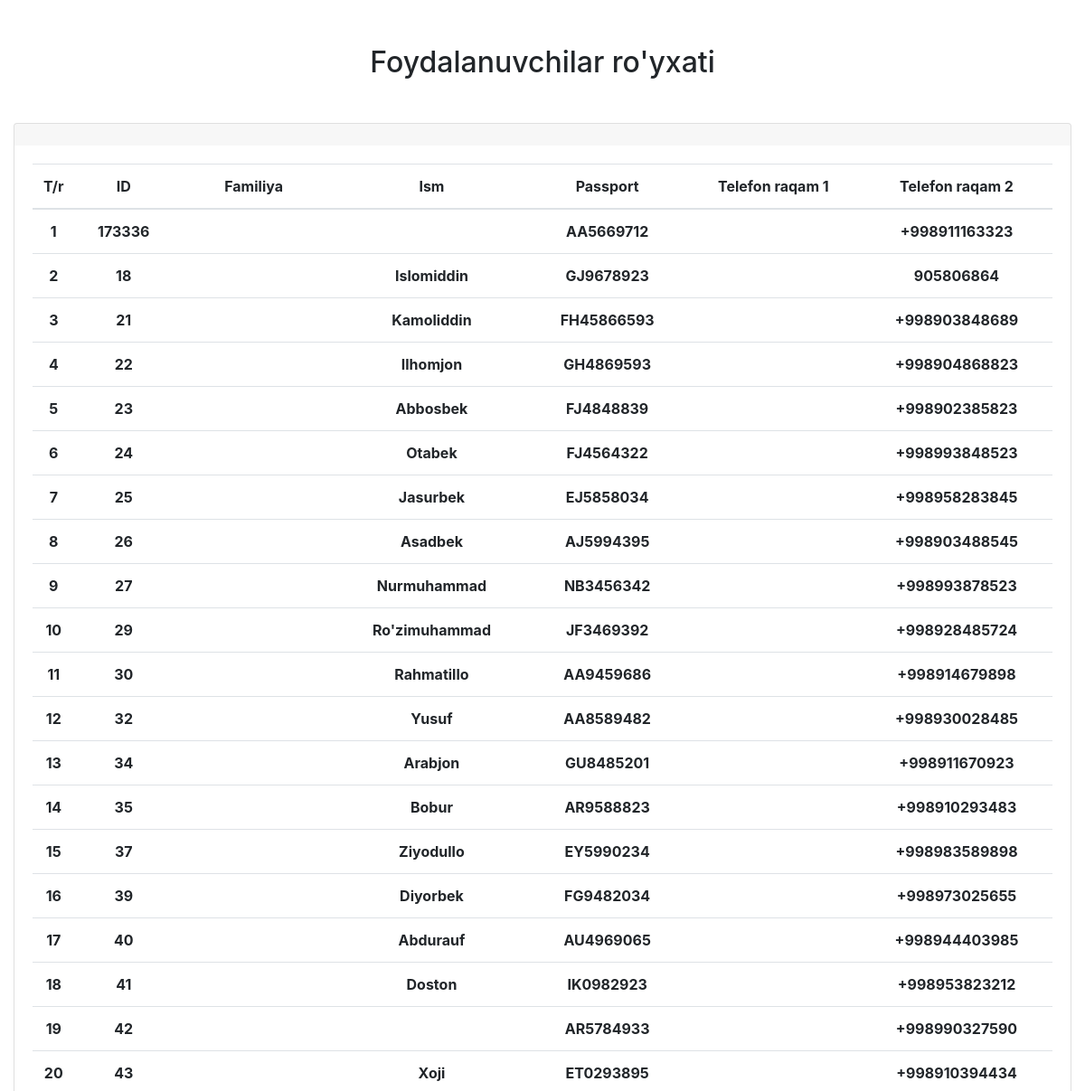
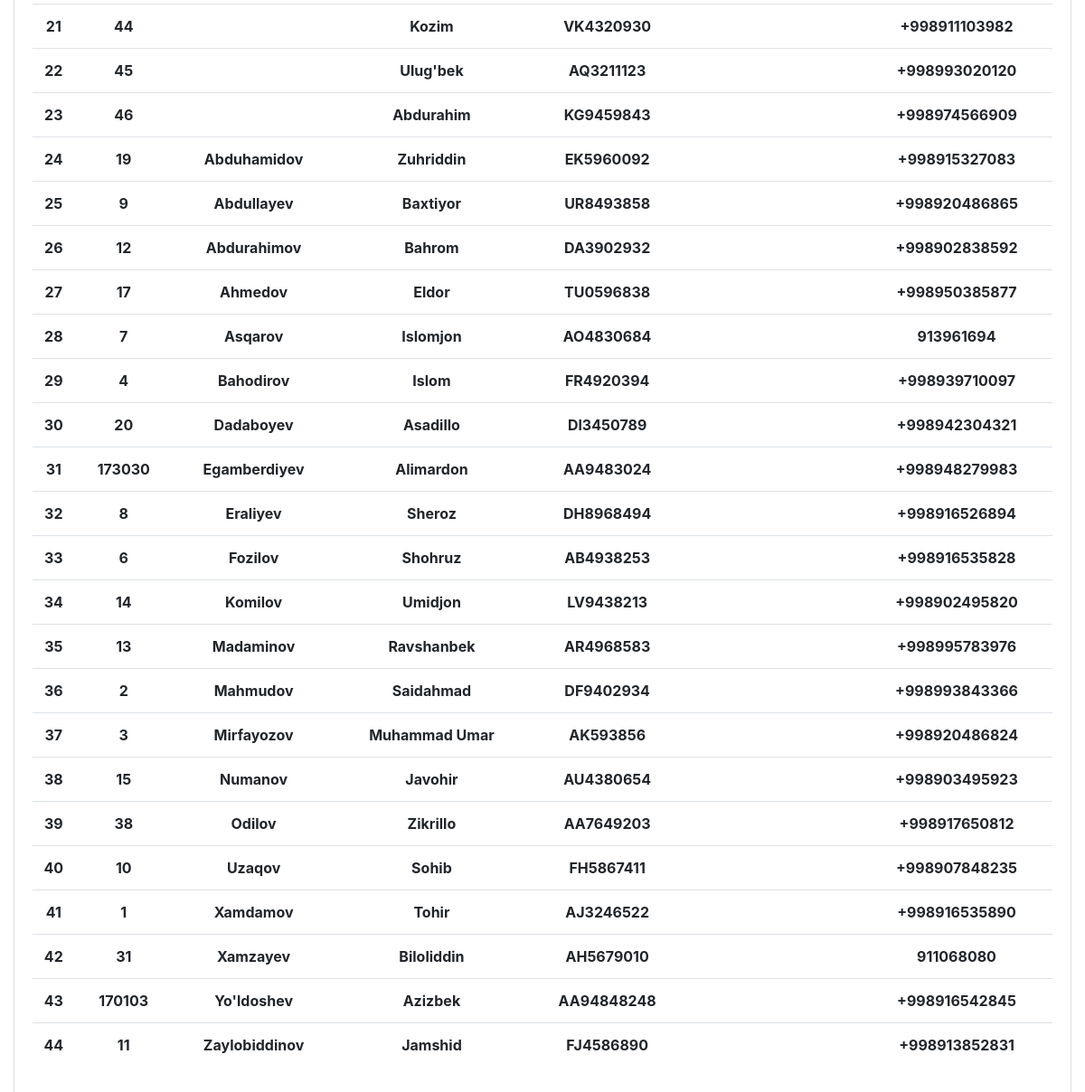
/api/users/template/, run on the app's committed database (2 pictures, top to bottom).
### users/models.py (models this page shows, shortened)
class User(AbstractUser, BaseModel):
    USER_ROLES = (
        (ORDINARY_USER, ORDINARY_USER),
        (MANAGER, MANAGER),
        (ADMIN, ADMIN),
        (EMPLOYEE, EMPLOYEE),
        (MEDIC, MEDIC),
        (BRAND_MANAGER, BRAND_MANAGER)
    )
    AUTH_TYPE_CHOICES = (
        (VIA_PHONE, VIA_PHONE),
        (VIA_EMAIL, VIA_EMAIL)
    )
    AUTH_STATUS = (
        (NEW, NEW),
        (CODE_VERIFIED, CODE_VERIFIED),
        (DONE, DONE),
        (PHOTO_DONE, PHOTO_DONE)
    )
    user_roles = models.CharField(max_length=31, choices=USER_ROLES, default=ORDINARY_USER)
    auth_type = models.CharField(max_length=31, choices=AUTH_TYPE_CHOICES)
    auth_status = models.CharField(max_length=31, choices=AUTH_STATUS, default=NEW)
    email = models.EmailField(null=True, blank=True, unique=True)
    phone_number = models.CharField(max_length=13, null=True, blank=True, unique=True)
    photo = models.ImageField(upload_to='user_photos/', null=True, blank=True,
                              validators=[FileExtensionValidator(allowed_extensions=['jpg', 'jpeg', 'png', 'heic', 'heif'])])
    user_id = models.BigIntegerField(unique=True, null=True)
    passport = models.CharField(max_length=15, unique=True, null=True)
    address = models.CharField(max_length=255, null=True)
    phoneNumTwo = models.CharField(max_length=20, null=True)
    dateOfBirth = models.DateField(null=True)
    date = models.DateTimeField(auto_created=True, auto_now_add=True)
    deleted = models.BooleanField(default=False)

### users/views.py (the view)
# urls.py: path('users/template/', UsersTemplateView.as_view()),
class UsersTemplateView(View):
    def get(self, request):
        data = {"users": User.objects.filter(deleted=False, auth_status=DONE).order_by("last_name")}
        return render(request, "users.html", data)

### templates/users.html (shortened to what this page needs)
<!DOCTYPE html>
<html lang="en">
<head>
      <link rel="stylesheet" href="https://code.ionicframework.com/ionicons/2.0.1/css/ionicons.min.css">
      <link rel="stylesheet" href="https://maxcdn.bootstrapcdn.com/bootstrap/4.5.2/css/bootstrap.min.css">
</head>
<body class="hold-transition sidebar-mini">
<div class="wrapper">
    <div class="col-md-12">
        <h2 class="text-center mb-5 container">Foydalanuvchilar ro'yxati</h2>
        <div class="card card-dark">
            <div class="card-header border-0">
            </div>
    <div class="card-body">
                <table class="table" style="text-align: center;">
                    <thead>
                        <tr>
                            <th scope="col" style="width: 15px">T/r</th>
                            <th scope="col" style="text-align: center;">ID</th>
                            <th scope="col" style="text-align: center;">Familiya</th>
                            <th scope="col" style="text-align: center;">Ism</th>
                            <th scope="col" style="text-align: center;">Passport</th>
                            <th scope="col" style="text-align: center;">Telefon raqam 1</th>
                            <th scope="col" style="text-align: center;">Telefon raqam 2</th>
                        </tr>
                    </thead>
                    <tbody>
                    {% for user in users %}
				        <tr>
						    <th>{{forloop.counter}}</th>
                            <th>{{user.user_id}}</th>
                            <th>{{user.last_name}}</th>
                            <th>{{user.first_name}}</th>
    						<th>{{user.passport}}</th>
                            <th>{{user.phoneNum}}</th>
                            <th>{{user.phoneNumTwo}}</th>
				        </tr>
                    {% endfor %}
                    </tbody>
                </table>
            </div>
        </div>
    </div>
</div>
  </body>
</html>

### templates/users.html (style rules this page uses)
.container { margin-top: 50px; }

### data on the page
User: user_id "173336", passport "AA5669712", phoneNumTwo "+998911163323"
User: user_id "18", first_name "Islomiddin", passport "GJ9678923", phoneNumTwo "905806864"
User: user_id "21", first_name "Kamoliddin", passport "FH45866593", phoneNumTwo "+998903848689"
User: user_id "22", first_name "Ilhomjon", passport "GH4869593", phoneNumTwo "+998904868823"
User: user_id "23", first_name "Abbosbek", passport "FJ4848839", phoneNumTwo "+998902385823"
User: user_id "24", first_name "Otabek", passport "FJ4564322", phoneNumTwo "+998993848523"
User: user_id "25", first_name "Jasurbek", passport "EJ5858034", phoneNumTwo "+998958283845"
User: user_id "26", first_name "Asadbek", passport "AJ5994395", phoneNumTwo "+998903488545"
User: user_id "27", first_name "Nurmuhammad", passport "NB3456342", phoneNumTwo "+998993878523"
User: user_id "29", first_name "Ro'zimuhammad", passport "JF3469392", phoneNumTwo "+998928485724"
User: user_id "30", first_name "Rahmatillo", passport "AA9459686", phoneNumTwo "+998914679898"
User: user_id "32", first_name "Yusuf", passport "AA8589482", phoneNumTwo "+998930028485"
User: user_id "34", first_name "Arabjon", passport "GU8485201", phoneNumTwo "+998911670923"
User: user_id "35", first_name "Bobur", passport "AR9588823", phoneNumTwo "+998910293483"
User: user_id "37", first_name "Ziyodullo", passport "EY5990234", phoneNumTwo "+998983589898"
User: user_id "39", first_name "Diyorbek", passport "FG9482034", phoneNumTwo "+998973025655"
User: user_id "40", first_name "Abdurauf", passport "AU4969065", phoneNumTwo "+998944403985"
User: user_id "41", first_name "Doston", passport "IK0982923", phoneNumTwo "+998953823212"
User: user_id "42", passport "AR5784933", phoneNumTwo "+998990327590"
User: user_id "43", first_name "Xoji", passport "ET0293895", phoneNumTwo "+998910394434"
User: user_id "44", first_name "Kozim", passport "VK4320930", phoneNumTwo "+998911103982"
User: user_id "45", first_name "Ulug'bek", passport "AQ3211123", phoneNumTwo "+998993020120"
User: user_id "46", first_name "Abdurahim", passport "KG9459843", phoneNumTwo "+998974566909"
User: user_id "19", last_name "Abduhamidov", first_name "Zuhriddin", passport "EK5960092", phoneNumTwo "+998915327083"
User: user_id "9", last_name "Abdullayev", first_name "Baxtiyor", passport "UR8493858", phoneNumTwo "+998920486865"
User: user_id "12", last_name "Abdurahimov", first_name "Bahrom", passport "DA3902932", phoneNumTwo "+998902838592"
User: user_id "17", last_name "Ahmedov", first_name "Eldor", passport "TU0596838", phoneNumTwo "+998950385877"
User: user_id "7", last_name "Asqarov", first_name "Islomjon", passport "AO4830684", phoneNumTwo "913961694"
User: user_id "4", last_name "Bahodirov", first_name "Islom", passport "FR4920394", phoneNumTwo "+998939710097"
User: user_id "20", last_name "Dadaboyev", first_name "Asadillo", passport "Dl3450789", phoneNumTwo "+998942304321"
User: user_id "173030", last_name "Egamberdiyev", first_name "Alimardon", passport "AA9483024", phoneNumTwo "+998948279983"
User: user_id "8", last_name "Eraliyev", first_name "Sheroz", passport "DH8968494", phoneNumTwo "+998916526894"
User: user_id "6", last_name "Fozilov", first_name "Shohruz", passport "AB4938253", phoneNumTwo "+998916535828"
User: user_id "14", last_name "Komilov", first_name "Umidjon", passport "LV9438213", phoneNumTwo "+998902495820"
User: user_id "13", last_name "Madaminov", first_name "Ravshanbek", passport "AR4968583", phoneNumTwo "+998995783976"
User: user_id "2", last_name "Mahmudov", first_name "Saidahmad", passport "DF9402934", phoneNumTwo "+998993843366"
User: user_id "3", last_name "Mirfayozov", first_name "Muhammad Umar", passport "AK593856", phoneNumTwo "+998920486824"
User: user_id "15", last_name "Numanov", first_name "Javohir", passport "AU4380654", phoneNumTwo "+998903495923"
User: user_id "38", last_name "Odilov", first_name "Zikrillo", passport "AA7649203", phoneNumTwo "+998917650812"
User: user_id "10", last_name "Uzaqov", first_name "Sohib", passport "FH5867411", phoneNumTwo "+998907848235"
User: user_id "1", last_name "Xamdamov", first_name "Tohir", passport "AJ3246522", phoneNumTwo "+998916535890"
User: user_id "31", last_name "Xamzayev", first_name "Biloliddin", passport "AH5679010", phoneNumTwo "911068080"
User: user_id "170103", last_name "Yo'ldoshev", first_name "Azizbek", passport "AA94848248", phoneNumTwo "+998916542845"
User: user_id "11", last_name "Zaylobiddinov", first_name "Jamshid", passport "FJ4586890", phoneNumTwo "+998913852831"
